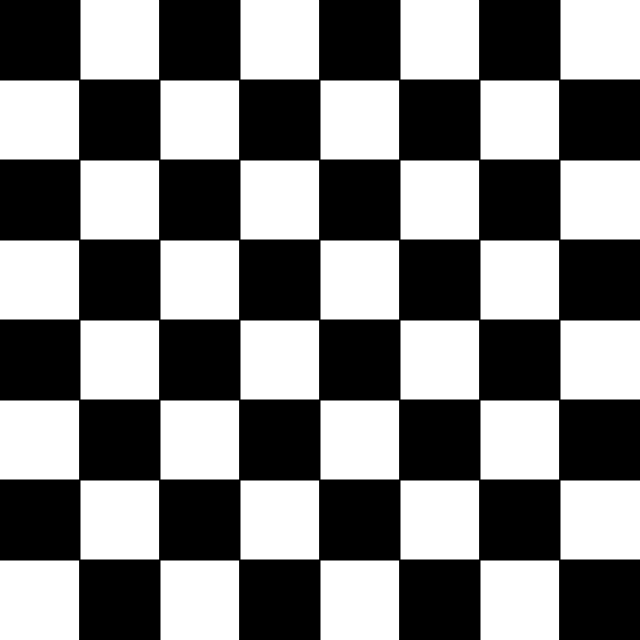
Frame 1 (no input)
Frame 60 (no input): identical to frame 1, image omitted
Frame 120 (the mouse pressed at the canvas centre since frame 60): identical to frame 1, image omitted

The p5.js sketch that drew this single still picture (run headless with seeded random() and noise() and a simulated clock; from frame 60 on, the mouse is pressed at the canvas centre):

// p5.js sketch
// ── sketch.js
function setup(){
  createCanvas(640,640);
  background(255);
  fill(0);
  
  for(var x=0; x<width; x+=width/4){
    for(var y=0; y<height; y+=height/4){
      rect(x, y, width/8, height/8);
    }
  }
  for(var x=width/8; x<width; x+=width/4){
    for(var y=height/8; y<height; y+=height/4){
      rect(x, y, width/8, height/8);
    }
  }

  
}

function draw(){

}
